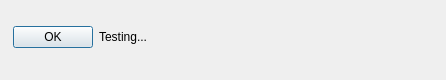
<?xml version="1.0" encoding="UTF-8"?>
<ui version="4.0">
 <class>testingTaskProgressDialog</class>
 <widget class="QDialog" name="testingTaskProgressDialog">
  <property name="windowModality">
   <enum>Qt::ApplicationModal</enum>
  </property>
  <property name="geometry">
   <rect>
    <x>0</x>
    <y>0</y>
    <width>446</width>
    <height>80</height>
   </rect>
  </property>
  <property name="sizePolicy">
   <sizepolicy hsizetype="Expanding" vsizetype="Expanding">
    <horstretch>0</horstretch>
    <verstretch>0</verstretch>
   </sizepolicy>
  </property>
  <property name="windowTitle">
   <string>Testing...</string>
  </property>
  <property name="sizeGripEnabled">
   <bool>false</bool>
  </property>
  <property name="modal">
   <bool>true</bool>
  </property>
  <widget class="QWidget" name="verticalLayoutWidget">
   <property name="geometry">
    <rect>
     <x>10</x>
     <y>10</y>
     <width>421</width>
     <height>54</height>
    </rect>
   </property>
   <layout class="QVBoxLayout" name="verticalLayout">
    <property name="sizeConstraint">
     <enum>QLayout::SetNoConstraint</enum>
    </property>
    <property name="margin">
     <number>3</number>
    </property>
    <item>
     <layout class="QHBoxLayout" name="horizontalLayout">
      <property name="sizeConstraint">
       <enum>QLayout::SetNoConstraint</enum>
      </property>
      <item>
       <widget class="QPushButton" name="okButton">
        <property name="text">
         <string>OK</string>
        </property>
       </widget>
      </item>
      <item>
       <widget class="QLabel" name="message">
        <property name="sizePolicy">
         <sizepolicy hsizetype="MinimumExpanding" vsizetype="Expanding">
          <horstretch>0</horstretch>
          <verstretch>0</verstretch>
         </sizepolicy>
        </property>
        <property name="text">
         <string>Testing...</string>
        </property>
        <property name="textFormat">
         <enum>Qt::AutoText</enum>
        </property>
        <property name="wordWrap">
         <bool>true</bool>
        </property>
       </widget>
      </item>
      <item>
       <spacer name="horizontalSpacer">
        <property name="orientation">
         <enum>Qt::Horizontal</enum>
        </property>
        <property name="sizeHint" stdset="0">
         <size>
          <width>40</width>
          <height>20</height>
         </size>
        </property>
       </spacer>
      </item>
     </layout>
    </item>
   </layout>
  </widget>
 </widget>
 <resources/>
 <connections/>
</ui>
